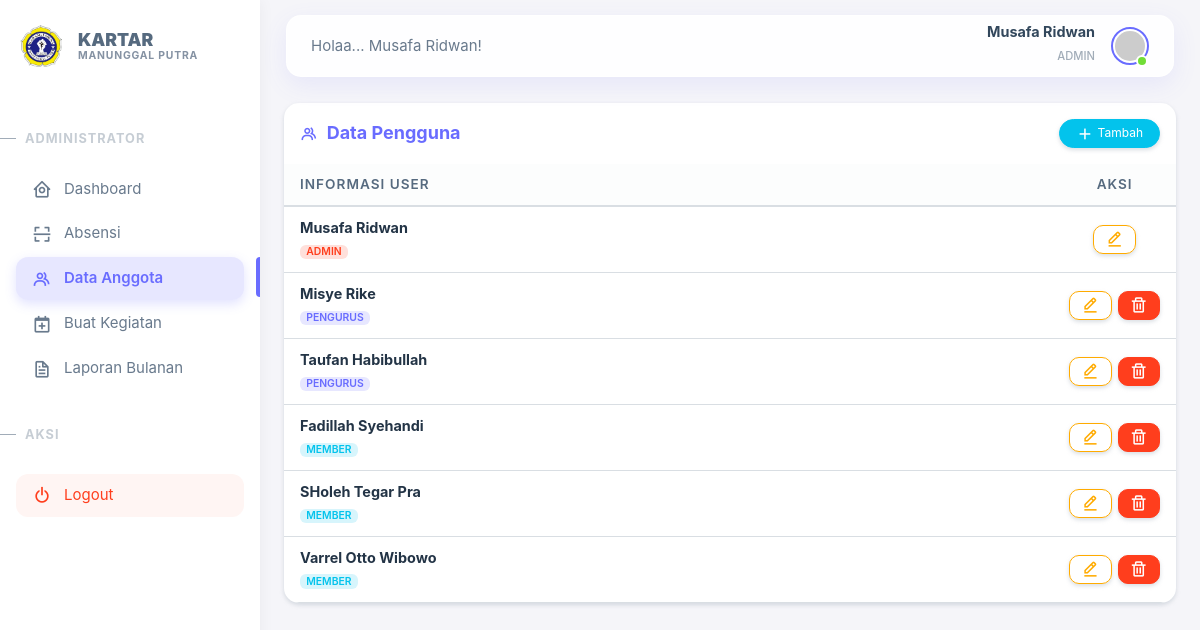
Screenshot of /members.php (signed in) with the database file from the repository.
### tables this page shows
CREATE TABLE `users` (
  `id` int(11) NOT NULL,
  `name` varchar(100) NOT NULL,
  `username` varchar(50) NOT NULL,
  `password_hash` varchar(255) NOT NULL,
  `role` enum('member','admin','pengurus') DEFAULT 'member',
  `created_at` timestamp NOT NULL DEFAULT current_timestamp()
);

### members.php (the view, shortened to what this page needs)
<?php
require 'app/config.php';
$current_role = $_SESSION['role'];
$current_user_id = $_SESSION['user_id'];
$users = $pdo->query("SELECT * FROM users ORDER BY FIELD(role, 'admin', 'pengurus', 'member'), name ASC")->fetchAll();
include 'includes/header.php';
?>
<div class="card shadow-sm mb-4">
    <div class="card-header d-flex justify-content-between align-items-center p-3">
        <h5 class="mb-0 fw-bold text-primary"><i class='bx bx-group me-1'></i> Data Pengguna</h5>
        <button type="button" class="btn btn-info btn-sm px-3 shadow-sm rounded-pill-custom" data-bs-toggle="modal" data-bs-target="#modalAddUser">
            <i class="bx bx-plus"></i> Tambah
        </button>
    </div>
    <div class="table-responsive text-nowrap">
        <table class="table table-hover mb-0">
            <thead class="table-light">
                <tr>
                    <th class="px-3" style="font-size: 0.85rem;">Informasi User</th>
                    <th class="text-center px-3" style="width: 120px; font-size: 0.85rem;">Aksi</th>
                </tr>
            </thead>
            <tbody>
                <?php foreach($users as $user): ?>
                <tr>
                    <td class="px-3 align-middle">
                        <div class="fw-bold text-dark mb-0" style="font-size: 0.9rem;"><?= htmlspecialchars($user['name']) ?></div>
                        <?php $badge = ($user['role'] == 'admin') ? 'danger' : (($user['role'] == 'pengurus') ? 'primary' : 'info'); ?>
                        <span class="badge badge-role bg-label-<?= $badge ?>"><?= strtoupper($user['role']) ?></span>
                    </td>
                    <td class="text-center px-3 align-middle">
                        <?php
                        $targetIsAdmin = ($user['role'] === 'admin');
                        $isSelf = ($user['id'] == $current_user_id);
                        if ($current_role === 'admin' || ($current_role === 'pengurus' && !$targetIsAdmin)): ?>
                            <div class="btn-group-modern">
                                <button type="button" class="btn btn-sm btn-outline-warning shadow-sm"
                                        onclick="openEditModal('<?= $user['id'] ?>', '<?= htmlspecialchars($user['name']) ?>', '<?= htmlspecialchars($user['username']) ?>', '<?= $user['role'] ?>')">
                                    <i class="bx bx-edit-alt"></i>
                                </button>
                                <?php if (!$isSelf): ?>
                                    <a href="members.php?delete=<?= $user['id'] ?>" class="btn btn-sm btn-danger shadow-sm" onclick="return confirm('Hapus user ini?')">
                                        <i class="bx bx-trash"></i>
                                    </a>
                                <?php endif; ?>
                            </div>
                        <?php else: ?>
                            <span class="text-muted" style="font-size: 0.7rem;"><i class='bx bx-lock-alt'></i> Terkunci</span>
                        <?php endif; ?>
                    </td>
                </tr>
                <?php endforeach; ?>
            </tbody>
        </table>
    </div>
</div>
<?php include 'includes/footer.php'; ?>

### includes/header.php (shortened to what this page needs)
<!DOCTYPE html>
<html lang="id">
<head>
    <link rel="stylesheet" href="assets/vendor/fonts/boxicons.css" />
    <link rel="stylesheet" href="assets/vendor/css/core.css" class="template-customizer-core-css" />
    <link rel="stylesheet" href="assets/vendor/css/theme-default.css" class="template-customizer-theme-css" />
</head>
<body>
<div class="layout-wrapper layout-content-navbar">
    <div class="layout-container">
        <?php include 'includes/sidebar.php'; ?>
        <div class="layout-page">
            <nav class="layout-navbar container-xxl navbar navbar-expand-xl navbar-detached align-items-center" id="layout-navbar">
                <div class="navbar-nav-right d-flex align-items-center" id="navbar-collapse">
                    <div class="navbar-nav align-items-center">
                        <div class="nav-item d-flex align-items-center">
                            <?php if (in_array($_SESSION['role'], ['admin', 'pengurus'])): ?>
                                <span class="d-flex align-items-center">Holaa... <?= htmlspecialchars($_SESSION['name']) ?>!</span>
                            <?php else: ?>
                                <span class="status-badge-user shadow-sm">
                                    <i class="bx bxs-user-circle me-1"></i> PENGURUS
                                </span>
                            <?php endif; ?>
                        </div>
                    </div>
                    <ul class="navbar-nav flex-row align-items-center ms-auto">
                        <li class="nav-item me-3 d-none d-md-block text-end user-info-text">
                            <span class="text-dark-custom d-block lh-1 mb-1" style="font-size: 0.9rem;">
                                <?= htmlspecialchars($_SESSION['name']) ?>
                            </span>
                            <small class="text-role-custom text-uppercase" style="font-size: 0.7rem;">
                                <?= $_SESSION['role'] ?>
                            </small>
                        </li>
                        <li class="nav-item navbar-dropdown dropdown-user dropdown">
                            <a class="nav-link p-0" href="profile.php">
                                <div class="avatar avatar-online">
                                    <img src="https://ui-avatars.com/api/?name=<?= urlencode($_SESSION['name']) ?>&background=696cff&color=fff&bold=true&format=svg" alt="User" class="rounded-circle" />
                                </div>
                            </a>
                        </li>
                    </ul>
                </div>
            </nav>
            <div class="content-wrapper">
                <div class="container-xxl flex-grow-1 container-p-y px-3 px-sm-4">

### includes/sidebar.php (shortened to what this page needs)
<?php
$page = basename($_SERVER['PHP_SELF']);
$role = $_SESSION['role'] ?? '';
?>
<aside id="layout-menu" class="layout-menu menu-vertical menu bg-menu-theme">
    <div class="app-brand demo" style="height: auto; padding-top: 25px; padding-bottom: 20px; padding-left: 20px;">
        <a href="<?= ($role === 'admin') ? 'index.php' : 'member.php' ?>" class="app-brand-link">
            <span class="app-brand-logo demo">
                <img src="assets/img/logo_kartar2.png" alt="Logo" style="width: 42px; height: auto; border-radius: 8px;">
            </span>
            <div class="d-flex flex-column ms-3">
                <span class="app-brand-text demo menu-text fw-bolder" style="text-transform: uppercase; font-size: 1.1rem; line-height: 1.1;">
                    KARTAR
                </span>
                <span class="app-brand-text demo menu-text fw-bold text-secondary" style="text-transform: uppercase; font-size: 0.65rem; letter-spacing: 0.8px; margin-top: 2px;">
                    Manunggal Putra
                </span>
            </div>
        </a>
    </div>
    <ul class="menu-inner py-2">
        <?php if ($role === 'admin' || $role === 'pengurus'): ?>
            <li class="menu-header small text-uppercase">
                <span class="menu-header-text">Administrator</span>
            </li>
            <li class="menu-item <?= ($page == 'index.php') ? 'active' : '' ?>">
                <a href="index.php" class="menu-link">
                    <i class="menu-icon tf-icons bx bx-home-circle"></i>
                    <div data-i18n="Analytics">Dashboard</div>
                </a>
            </li>
            <li class="menu-item <?= ($page == 'member.php') ? 'active' : '' ?>">
                <a href="member.php" class="menu-link">
                    <i class="menu-icon tf-icons bx bx-scan"></i>
                    <div>Absensi</div>
                </a>
            </li>
            <li class="menu-item <?= ($page == 'members.php') ? 'active' : '' ?>">
                <a href="members.php" class="menu-link">
                    <i class="menu-icon tf-icons bx bx-group"></i>
                    <div>Data Anggota</div>
                </a>
            </li>
            <li class="menu-item <?= ($page == 'event_create.php') ? 'active' : '' ?>">
                <a href="event_create.php" class="menu-link">
                    <i class="menu-icon tf-icons bx bx-calendar-plus"></i>
                    <div>Buat Kegiatan</div>
                </a>
            </li>
            <li class="menu-item <?= ($page == 'report.php') ? 'active' : '' ?>">
                <a href="report.php" class="menu-link">
                    <i class="menu-icon tf-icons bx bx-file"></i>
                    <div>Laporan Bulanan</div>
                </a>
            </li>
        <?php endif; ?>
        <li class="menu-header small text-uppercase">
            <span class="menu-header-text">Aksi</span>
        </li>
        <li class="menu-item">
            <a href="logout.php" class="menu-link text-danger" style="background: rgba(255, 62, 29, 0.05); margin-top: 10px;">
                <i class="menu-icon tf-icons bx bx-power-off"></i>
                <div>Logout</div>
            </a>
        </li>
    </ul>
</aside>

### includes/footer.php (shortened to what this page needs)
</div> </div> </div> </div> </div> <script src="assets/vendor/libs/jquery/jquery.js"></script>
</body>
</html>

### includes/header.php (style rules this page uses)
.navbar-detached { box-shadow: 0 8px 25px rgba(105, 108, 255, 0.1) !important; border: 1px solid rgba(255, 255, 255, 0.4) !important; border-radius: 15px !important; background-color: rgba(255, 255, 255, 0.9) !important; backdrop-filter: blur(10px); margin-top: 15px !important; }
.avatar-online img { border: 2px solid #696cff !important; padding: 2px; background: #fff; transition: all 0.3s ease-in-out; }
.text-dark-custom { color: #32475c !important; font-weight: 700; }
.text-role-custom { color: #a1acb8 !important; font-weight: 500; }

### includes/sidebar.php (style rules this page uses)
#layout-menu { border-right: none !important; box-shadow: 0 0 15px rgba(0,0,0,0.05); }
.menu-item { margin: 2px 15px; }
.menu-link { border-radius: 12px !important; transition: all 0.3s ease-in-out !important; padding-top: 10px !important; padding-bottom: 10px !important; }
.menu-item.active > .menu-link { box-shadow: 0 4px 12px rgba(105, 108, 255, 0.2); }
.menu-header { margin-top: 1.5rem !important; padding-left: 25px !important; }
.menu-header-text { font-weight: 700 !important; letter-spacing: 1px; opacity: 0.6; }

### members.php (style rules this page uses)
.card { border-radius: 15px !important; border: none; overflow: hidden; }
.btn { border-radius: 10px !important; }
.rounded-pill-custom { border-radius: 50px !important; }
.table-responsive { border-radius: 0 0 15px 15px; }
.badge-role { font-size: 0.65rem !important; padding: 0.3em 0.6em !important; font-weight: 600; border-radius: 6px !important; }
.btn-group-modern { display: inline-flex; gap: 6px; }

### rows the page displays
users: name "Musafa Ridwan", role "ADMIN"
users: name "Misye Rike", role "PENGURUS"
users: name "Taufan Habibullah", role "PENGURUS"
users: name "Fadillah Syehandi", role "MEMBER"
users: name "SHoleh Tegar Pra", role "MEMBER"
users: name "Varrel Otto Wibowo", role "MEMBER"

### other values shown
$_SESSION['name'] "Musafa Ridwan"
$_SESSION['role'] "ADMIN"
